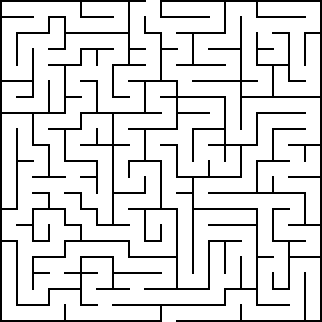
#> input picture client/images/maze-20x20.png, 322 x 322 px
$ python -i maze_solver_client.py   (imports and definitions only)   (older library calls are emulated)
#> lines starting #> are read from the running program, lines starting #| are printed output that depends on the picture; after the words box and inside, x2 and y2 are one past the last pixel; in counts of white or black regions, pixels touching at a corner belong together
#> further down, picture is the input picture: shape (322, 322, 3); 86.4% white; black in thin lines or dots
### src/cloud-app/image_utils.py
import cv2
import numpy as np


# [19 lines left out: functions image_resize, auto_canny, not called in this run]


def adaptive_threshold(image, option=cv2.THRESH_BINARY):
    return cv2.adaptiveThreshold(image, 255, cv2.ADAPTIVE_THRESH_GAUSSIAN_C, option, 11, 2)


def sharpen_image(image):
    kernel = np.array([[0, -1, 0], [-1, 5, -1], [0, -1, 0]], dtype=np.float)
    return cv2.filter2D(image, -1, kernel)


# [62 lines left out: functions order_points, image_rotate_by_90_clockwise, image_rotate_by_90_anticlockwise, get_contours, sort_contours, not called in this run]


def get_midpoint(ptA, ptB):
    return (ptA[0] + ptB[0]) * 0.5, (ptA[1] + ptB[1]) * 0.5


# [7 lines left out: function detect_face, not called in this run]


def add_text(image, text):
    cv2.putText(image, text, (15, 15), cv2.FONT_HERSHEY_SIMPLEX, 0.6, (0, 0, 255), 2)

### client/maze_solver_client.py
import os, sys, inspect
import cv2
import numpy as np
import argparse
import image_utils as utils
import time
from azure.storage.blob import BlockBlobService
from azure.storage.queue import QueueService

# Azure Blob Storage.
blob_account_name = 'btpstorage'
blob_account_key = 'Dt3XWm/Ozzv6boId/K6jpweTS/Bo5iVFKlARy9kjooRUGKede7s4W5plTKlUUSkO3SsrLekg7vHPtSlvm4QfSQ=='
# [1 line that did not run here, left out]
container_name = 'btpcontainer'

# Azure Queue Storage
queue_account_name = 'btpqueue'
queue_account_key = 'mxP5vuDMAwrFVBwrbS+WkcmxH780PR/FfoxGKsW6DIPSnRhbshdhw43+b0Samda+9vrRUhz4R9MN4VLv1kN2KA=='
# [1 line that did not run here, left out]
queue_name = 'btpqueue'

use_local = False

# Pulls the image from azure blob storage.
# [9 lines left out: function pull_image_from_blob, not called in this run]

# Takes an image denoting a maze and solves the maze. returns the solved maze.
def solve_maze(image):
    try:
        gray_image = cv2.cvtColor(image, cv2.COLOR_BGR2GRAY)
#> gray_image: shape (322, 322); 86.4% white; black in thin lines or dots

        thresholded_image = utils.adaptive_threshold(gray_image, cv2.THRESH_BINARY_INV)
#> in adaptive_threshold, `return cv2.adaptiveThreshold(image, 255, cv2.ADAPTIVE_THRESH_GAUSSIAN_..`: returned value: shape (322, 322); 13.6% white in thin lines or dots
        print('Finding Contours')
        contours, _ = cv2.findContours(thresholded_image, cv2.RETR_EXTERNAL, cv2.CHAIN_APPROX_SIMPLE)
#> contours = 2 contours; box (x1, y1, x2, y2) and area: (0, 0, 306, 322) 5044, (160, 0, 322, 322) 2116

        solution_image = np.zeros(gray_image.shape, dtype=np.uint8)
        cv2.drawContours(solution_image, contours, 0, (255, 255, 255), 5)
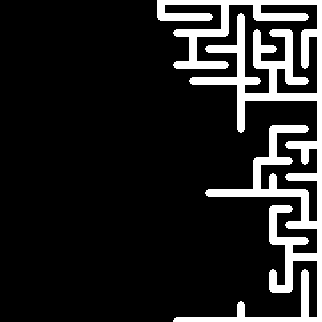
#> solution_image: shape (322, 322); 13.9% white; 1 white region, box (x1, y1, x2, y2) and area: (157, 0, 322, 322) 14423

        kernel = np.ones((15, 15),  dtype=np.uint8)
        solution_image = cv2.dilate(solution_image, kernel)
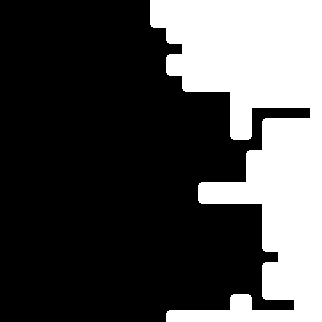
#> solution_image: shape (322, 322); 30.6% white; 1 white region, box (x1, y1, x2, y2) and area: (150, 0, 322, 322) 31779
        eroded_image = cv2.erode(solution_image, kernel)
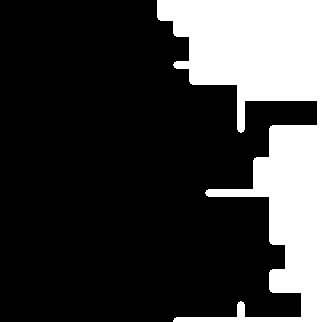
#> eroded_image: shape (322, 322); 24% white; 1 white region, box (x1, y1, x2, y2) and area: (157, 0, 322, 322) 24933
        solution_image = cv2.absdiff(solution_image, eroded_image)
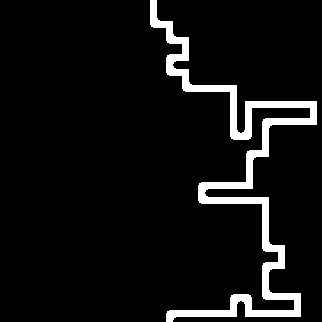
#> solution_image: shape (322, 322); 6.6% white; 1 white region, box (x1, y1, x2, y2) and area: (150, 0, 317, 322) 6846

        b,g,r = cv2.split(image)
        b &= ~solution_image
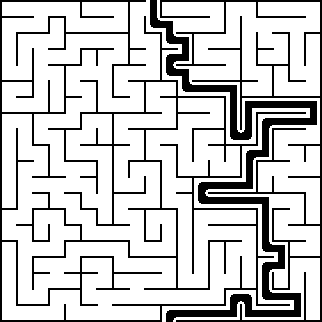
#> b: shape (322, 322); 79.8% white; 3 black regions, box (x1, y1, x2, y2) and area: (0, 0, 306, 322) 9892, (150, 0, 317, 322) 6846, (160, 0, 322, 322) 4164
        g |= solution_image
        r &= ~solution_image

        solution_image = cv2.merge([b,g,r]).astype(np.uint8)
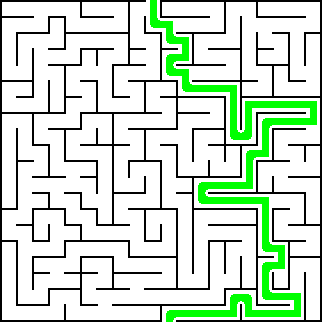
#> solution_image: shape (322, 322, 3); mean B, G, R 203.6, 220.4, 203.6
        return solution_image
    except Exception:
        return None

def exists(local_file_name):
    return block_blob_service.exists(container_name, local_file_name)

# uploads the image to azure blob storage.
# [64 lines left out: functions upload_to_blob, load_images_from_folder, solve, not called in this run]

# [2 lines not run here, left out]

>>> import cv2
>>> picture = cv2.imread('images/maze-20x20.png')
>>> result = solve_maze(picture)
